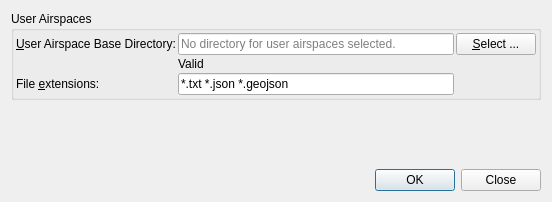
<?xml version="1.0" encoding="UTF-8"?>
<ui version="4.0">
 <class>AirspaceDialog</class>
 <widget class="QDialog" name="AirspaceDialog">
  <property name="geometry">
   <rect>
    <x>0</x>
    <y>0</y>
    <width>552</width>
    <height>202</height>
   </rect>
  </property>
  <property name="windowTitle">
   <string>Little Navmap - Load User Airspaces</string>
  </property>
  <layout class="QVBoxLayout" name="verticalLayout">
   <item>
    <widget class="QGroupBox" name="groupBox_15">
     <property name="title">
      <string>User Airspaces</string>
     </property>
     <layout class="QGridLayout" name="gridLayout_30">
      <property name="leftMargin">
       <number>2</number>
      </property>
      <property name="topMargin">
       <number>2</number>
      </property>
      <property name="rightMargin">
       <number>2</number>
      </property>
      <property name="bottomMargin">
       <number>2</number>
      </property>
      <property name="spacing">
       <number>2</number>
      </property>
      <item row="0" column="0">
       <widget class="QLabel" name="labelAirspacePath">
        <property name="text">
         <string>&amp;User Airspace Base Directory:</string>
        </property>
        <property name="buddy">
         <cstring>lineEditAirspacePath</cstring>
        </property>
       </widget>
      </item>
      <item row="0" column="2">
       <widget class="QPushButton" name="pushButtonAirspacePathSelect">
        <property name="text">
         <string>&amp;Select ...</string>
        </property>
       </widget>
      </item>
      <item row="0" column="1">
       <widget class="QLineEdit" name="lineEditAirspacePath">
        <property name="toolTip">
         <string>Select the directoy that contains the user airspace text files.
Little Navmap can currently only read OpenAIR files.</string>
        </property>
        <property name="placeholderText">
         <string>No directory for user airspaces selected.</string>
        </property>
       </widget>
      </item>
      <item row="2" column="1">
       <widget class="QLineEdit" name="lineEditAirspaceExtensions">
        <property name="toolTip">
         <string>Space separated list of file patterns to read as OpenAIR, IVAO JSON or VATSIM GeoJSON airspace files.</string>
        </property>
        <property name="text">
         <string notr="true">*.txt *.json *.geojson</string>
        </property>
        <property name="placeholderText">
         <string/>
        </property>
       </widget>
      </item>
      <item row="2" column="0">
       <widget class="QLabel" name="labelAirspaceExtensions">
        <property name="toolTip">
         <string>Files with these extensions will be loaded as airspaces.
Currently only OpenAir is supported (*.txt). </string>
        </property>
        <property name="text">
         <string>File &amp;extensions:</string>
        </property>
        <property name="buddy">
         <cstring>lineEditAirspaceExtensions</cstring>
        </property>
       </widget>
      </item>
      <item row="1" column="1" colspan="2">
       <widget class="QLabel" name="labelAirspacePathStatus">
        <property name="text">
         <string>Valid</string>
        </property>
        <property name="wordWrap">
         <bool>true</bool>
        </property>
        <property name="margin">
         <number>5</number>
        </property>
       </widget>
      </item>
     </layout>
    </widget>
   </item>
   <item>
    <spacer name="verticalSpacer">
     <property name="orientation">
      <enum>Qt::Vertical</enum>
     </property>
     <property name="sizeHint" stdset="0">
      <size>
       <width>20</width>
       <height>40</height>
      </size>
     </property>
    </spacer>
   </item>
   <item>
    <widget class="QDialogButtonBox" name="buttonBox">
     <property name="orientation">
      <enum>Qt::Horizontal</enum>
     </property>
     <property name="standardButtons">
      <set>QDialogButtonBox::Close|QDialogButtonBox::Ok</set>
     </property>
    </widget>
   </item>
  </layout>
 </widget>
 <tabstops>
  <tabstop>lineEditAirspacePath</tabstop>
  <tabstop>pushButtonAirspacePathSelect</tabstop>
  <tabstop>lineEditAirspaceExtensions</tabstop>
 </tabstops>
 <resources/>
 <connections/>
</ui>
